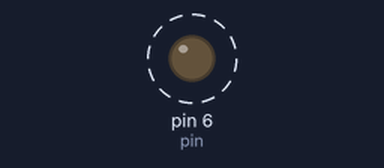
Recording of a sketch running on a simulated Arduino Uno, built with avr-gcc and run on an emulated ATmega328P. Parts: output pins drawn as LEDs (lit = HIGH). Dashed ring = blinking. What the sketch prints to the serial monitor is not drawn.

Above: at 1.1 s.
Timing chart, 0 to 4.9 s (numbered marks = the images above):
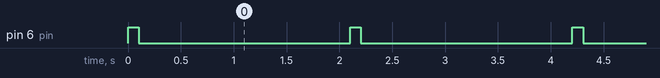

Measured:
- by itself, pin 6 (pin): alternates HIGH for 0.13 s and LOW for 2.0 s

The sketch:

Quemado_tiempo_incremental.ino
```cpp
int pin=6;                                   //Definimos el pin 6
unsigned long tEncendido=100;                //Tiempo encendido de inicio en milisegundos
unsigned long tApagado=2000;                 //Tiempo apagado constante en milisegundos
unsigned long incremento=1;                  //Tiempo de incremento por cada ciclo en milisegundos
unsigned long ciclomax=20000;                //Tiempo limite encendido en milisegundos
unsigned long tRestante=0;                   //Tiempo de prueba restante en milisegundos
unsigned long tTotal=0;;                     //Tiempo de prueba total en milisegundos
unsigned long tTranscurrido=0;;              //Tiempo de prueba transcurrido en milisegundos
unsigned long tTotalApagado=0;;              //Tiempo de prueba total apagado en milisegundos
unsigned long tTotalEncendido=0;;            //Tiempo de prueba total apagado en milisegundos
unsigned long tRestanteSegu=0;               //Tiempo de prueba total restante segundos
unsigned long tRestanteSeg=0;                //Tiempo de prueba restante segundos
unsigned long tRestanteMin=0;                //Tiempo de prueba restante minutos
unsigned long tRestanteHor=0;                //Tiempo de prueba restante horas

void setup() {
  Serial.begin(115200);                        //Definimos los baudios del monitor serie
  pinMode(pin,OUTPUT);                       //Definimos el pin 6 como salida
}

void loop() {
  tTotalApagado = (ciclomax/incremento)*tApagado;                           //se calcula el tiempo total que el pin estara en LOW en milisegundos
  tTotalEncendido = ((ciclomax + 1) * ciclomax) / (2 * incremento);         //se calcula el tiempo total que el pin estara en HIGH en milisegundos
  tTotal = tTotalApagado + tTotalEncendido;                                 //se calcula el tiempo total en milisegundos

  for(tEncendido;tEncendido<ciclomax;tEncendido=tEncendido+incremento)      //bucle hasta que supere el tiempo limite establecido
  {
  tTranscurrido = millis();                                                 //devuelve el valor del tiempo transcurrido desde el inicio del programa en milisegundos
  tRestante = tTotal - tTranscurrido;                                       //se calcula el tiempo restante en milisegundos
  tRestanteSegu = tRestante / 1000;                                         //se calcula el tiempo restante en segundos
  tRestanteHor = tRestanteSegu / 3600;                                      //se calcula las horas restantes
  tRestanteMin = ((tRestanteSegu - tRestanteHor * 3600) / 60);              //se calculan los minutos de las horas restantes
  tRestanteSeg = tRestanteSegu - (tRestanteHor * 3600 + tRestanteMin *60);  //se calculan los segundos de los minutos y horas restantes
  Serial.print("Ciclo encendido: ");
  Serial.print(tEncendido);                   //imprime el valor de encendido en milisegundos
  Serial.print("ms ");
  Serial.print("\n\n");
  Serial.print("Tiempo restante: ");
  Serial.print(tRestanteHor);                 //imprime las horas restantes
  Serial.print("h ");
  Serial.print(tRestanteMin);                 //imprime los minutos restantes
  Serial.print("m ");
  Serial.print(tRestanteSeg);                 //imprime los segundos restantes
  Serial.print("s ");
  Serial.print("\n\n\n\n\n\n\n\n\n\n\n");
  digitalWrite(pin,HIGH);                     //Encendemos el módulo durante "tEncendido" milisegundos
  delay(tEncendido);                          //retraso de "tEncendido" milisegundos
  digitalWrite(pin,LOW);                      //Apagamos el modulo durante "tApagado" milisegundos
  delay(tApagado);                            //retraso de "tApagado" milisegundos
  }
}
```
